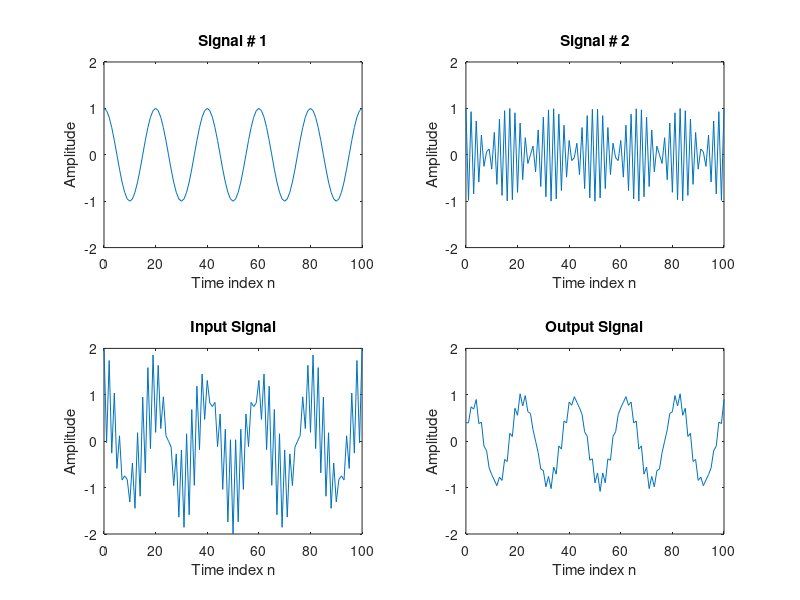

The MATLAB script that drew this image:
clear all
close all
clc
n = 0:100;
s1 = cos(2*pi*0.05*n); % A low frequency sinusoid
s2 = cos(2*pi*0.47*n); % A high frequency sinusoid
x = s1+s2;
% Implementation of the moving average filter
M = input('Desired length of the filter = ');
num = ones(1,M);
y = filter(num,1,x)/M;
% Display the input and output signals
subplot(2,2,1); plot(n,s1);
axis([0, 100, -2, 2]);
xlabel('Time index n'); ylabel('Amplitude'); title('Signal # 1');
subplot(2,2,2); plot(n,s2);
axis([0, 100, -2, 2]);
xlabel('Time index n'); ylabel('Amplitude'); title('Signal # 2');
subplot(2,2,3); plot(n,x);
axis([0, 100, -2, 2]);
xlabel('Time index n'); ylabel('Amplitude'); title('Input Signal');
subplot(2,2,4); plot(n,y);
axis([0, 100, -2, 2]); xlabel('Time index n'); ylabel('Amplitude');
title('Output Signal');